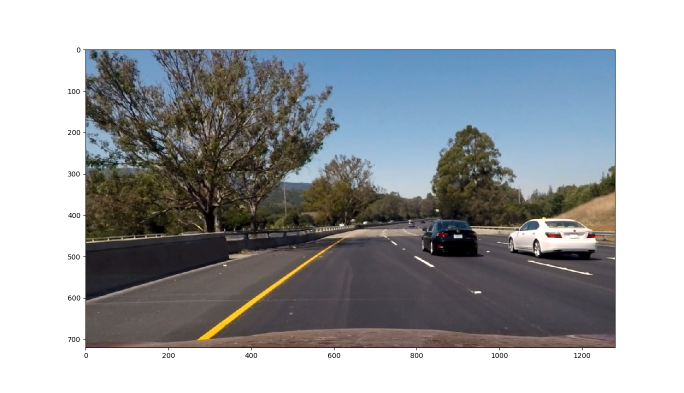
#> input picture Advanced-Lane-Detection/undistorted-test6.png, 1367 x 786 px (shown at 1/2 size)
$ python -i lesson_functions.py   (imports and definitions only)   (older library calls are emulated)
#> lines starting #> are read from the running program, lines starting #| are printed output that depends on the picture
import matplotlib.image as mpimg
import numpy as np
import cv2
from skimage.feature import hog
import matplotlib.pyplot as plt

# Define a function to return HOG features and visualization
def get_hog_features(img, orient, pix_per_cell, cell_per_block,
                        vis=False, feature_vec=True):
    # Call with two outputs if vis==True
    if vis == True:
        features, hog_image = hog(img, orientations=orient,
                                  pixels_per_cell=(pix_per_cell, pix_per_cell),
                                  cells_per_block=(cell_per_block, cell_per_block),
                                  transform_sqrt=True,
                                  visualise=vis, feature_vector=feature_vec)
        return features, hog_image
    # Otherwise call with one output
    else:
        features = hog(img, orientations=orient,
                       pixels_per_cell=(pix_per_cell, pix_per_cell),
                       cells_per_block=(cell_per_block, cell_per_block),
                       transform_sqrt=True,
                       visualise=vis, feature_vector=feature_vec)
        return features

# Define a function to compute binned color features
def bin_spatial(img, size=(32, 32)):
    # Use cv2.resize().ravel() to create the feature vector
    features = cv2.resize(img, size).ravel()
    # Return the feature vector
    return features

# Define a function to compute color histogram features
# NEED TO CHANGE bins_range if reading .png files with mpimg!
def color_hist(img, nbins=32):# bins_range=(0, 256)): (PNG 0..1!!)
    # Compute the histogram of the color channels separately
    channel1_hist = np.histogram(img[:,:,0], bins=nbins)
    channel2_hist = np.histogram(img[:,:,1], bins=nbins)
    channel3_hist = np.histogram(img[:,:,2], bins=nbins)
    # Concatenate the histograms into a single feature vector
    hist_features = np.concatenate((channel1_hist[0], channel2_hist[0], channel3_hist[0]))
    # Return the individual histograms, bin_centers and feature vector
    return hist_features

# Define a function to extract features from a list of images
# Have this function call bin_spatial() and color_hist()
# [105 lines left out: functions extract_features, slide_window, draw_boxes, not called in this run]


def single_img_features(img, color_space='RGB', spatial_size=(32, 32),
                        hist_bins=32, orient=9,
                        pix_per_cell=8, cell_per_block=2, hog_channel=0,
                        spatial_feat=True, hist_feat=True, hog_feat=True, vis=False):
    #1) Define an empty list to receive features
    img_features = []
    #2) Apply color conversion if other than 'RGB'
    if color_space != 'RGB':
        if color_space == 'HSV':
            feature_image = cv2.cvtColor(img, cv2.COLOR_RGB2HSV)
        elif color_space == 'LUV':
            feature_image = cv2.cvtColor(img, cv2.COLOR_RGB2LUV)
        elif color_space == 'HLS':
            feature_image = cv2.cvtColor(img, cv2.COLOR_RGB2HLS)
        elif color_space == 'YUV':
            feature_image = cv2.cvtColor(img, cv2.COLOR_RGB2YUV)
        elif color_space == 'YCrCb':
            feature_image = cv2.cvtColor(img, cv2.COLOR_RGB2YCrCb)
    else: feature_image = np.copy(img)
    #3) Compute spatial features if flag is set
    if spatial_feat == True:
        spatial_features = bin_spatial(feature_image, size=spatial_size)
        #4) Append features to list
        img_features.append(spatial_features)
    #5) Compute histogram features if flag is set
    if hist_feat == True:
        hist_features = color_hist(feature_image, nbins=hist_bins)
        #6) Append features to list
        img_features.append(hist_features)
    #7) Compute HOG features if flag is set
    if hog_feat == True:
        if hog_channel == 'ALL':
            hog_features = []
            for channel in range(feature_image.shape[2]):
                hog_features.extend(get_hog_features(feature_image[:,:,channel],
                                    orient, pix_per_cell, cell_per_block,
                                    vis=vis, feature_vec=True))
        else:
            if vis == True:
               hog_features, hog_image = get_hog_features(feature_image[:,:,hog_channel], orient,
                        pix_per_cell, cell_per_block, vis=True, feature_vec=True)
            else:
               hog_features = get_hog_features(feature_image[:,:,hog_channel], orient,
                        pix_per_cell, cell_per_block, vis=False, feature_vec=True)
        #8) Append features to list
        img_features.append(hog_features)

    #9) Return concatenated array of features
    if vis == True:
       return np.concatenate(img_features), hog_image
    else:
       return np.concatenate(img_features)

# Define a function you will pass an image
# and the list of windows to be searched (output of slide_windows())
# [152 lines left out: functions search_windows, visualize, convert_color, find_cars, add_heat, apply_threshold and 1 more, not called in this run]

>>> import cv2
>>> picture = cv2.cvtColor(cv2.imread('../Advanced-Lane-Detection/undistorted-test6.png'), cv2.COLOR_BGR2RGB)
>>> result = single_img_features(picture)
#> in bin_spatial, `features = cv2.resize(img, size).ravel()`: features = 3072 values, max 255 at index 0, min 0 at index 1749, mean 165.7
#> in single_img_features, `spatial_features = bin_spatial(feature_image, size=spatial_size)`: spatial_features has the same summary as features in bin_spatial
#> in color_hist, `hist_features = np.concatenate((channel1_hist[0], channel2_hist[0], ch..`: hist_features = 96 values, max 441377 at index 31, min 546 at index 59, mean 33576.9
#> in get_hog_features, `features = hog(img, orientations=orient, pixels_per_cell=(pix_per_cell..`:
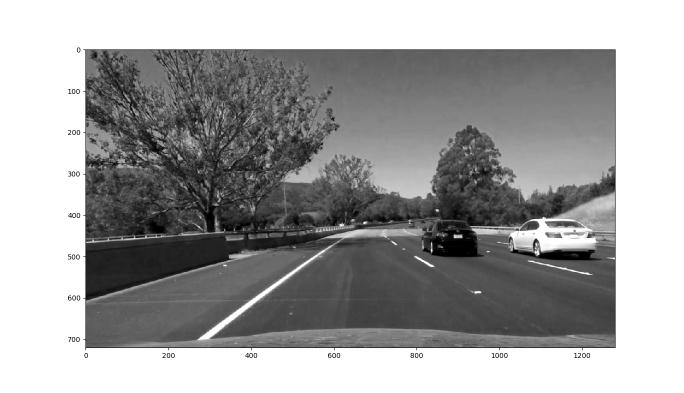
#> img: shape (786, 1367) (shown at 1/2 size); min 0, max 255, mean 161

$ run again, on Advanced-Lane-Detection/polyfit.png
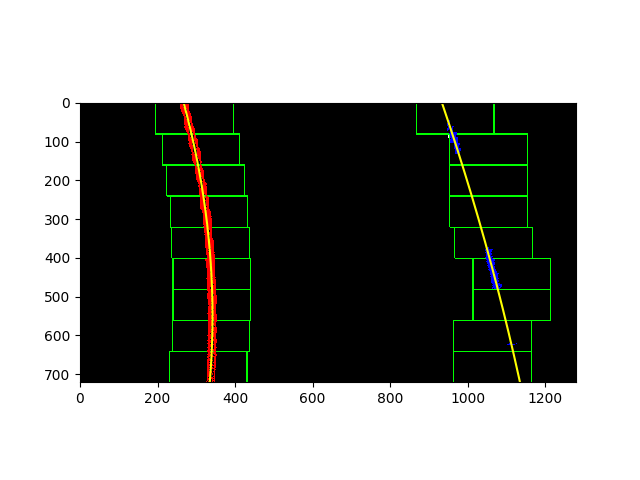
#> input picture Advanced-Lane-Detection/polyfit.png, 640 x 480 px
#> features = 3072 values, max 255 at index 0, min 0 at index 684, mean 138.5
#> spatial_features has the same summary as features in bin_spatial
#> in color_hist, `hist_features = np.concatenate((channel1_hist[0], channel2_hist[0], ch..`: hist_features = 96 values, max 167819 at index 63, min 34 at index 80, mean 9600
#> in get_hog_features, `features = hog(img, orientations=orient, pixels_per_cell=(pix_per_cell..`:
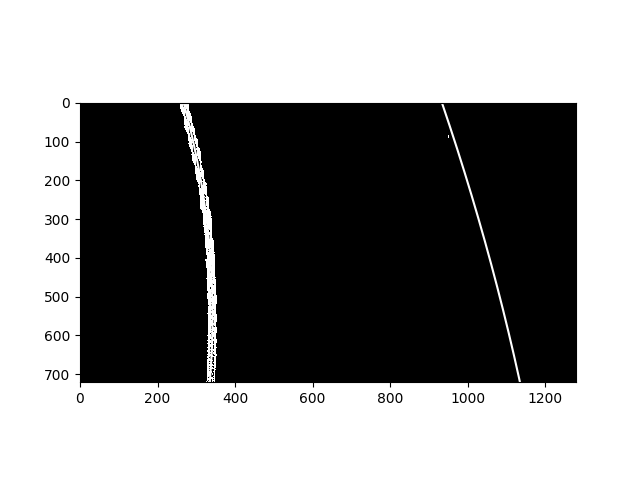
#> img: shape (480, 640); min 0, max 255, mean 140.7
